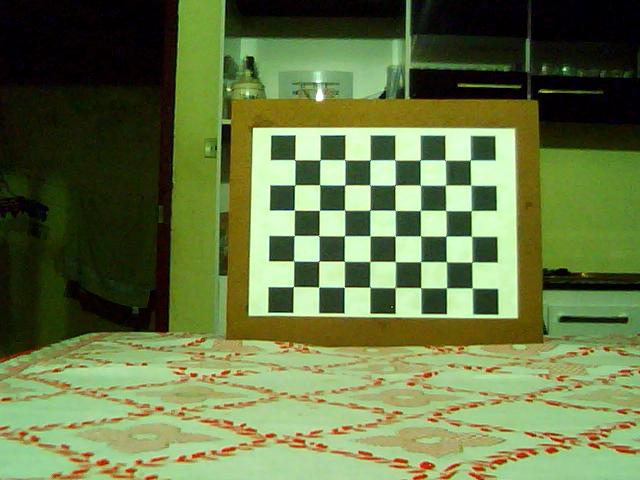
#> input picture source/1_left.jpg, 640 x 480 px; the run also reads 1 picture not shown here
$ python stereoBM.py
#> lines starting #> are read from the running program, lines starting #| are printed output that depends on the picture; after the words box and inside, x2 and y2 are one past the last pixel; in counts of white or black regions, pixels touching at a corner belong together
import cv2
import numpy as np
import matplotlib.pyplot as plt


def compute_stereoBM(left_image_path, right_image_path, num_disparities=16, block_size=15):
    """
    Compute the disparity map using OpenCV's StereoBM algorithm.

    :param left_image_path: Path to the left image
    :param right_image_path: Path to the right image
    :param num_disparities: Number of disparities (must be divisible by 16)
    :param block_size: Block size for matching (must be odd)
    :return: Normalized disparity map
    """
#> called with left_image_path = 'source/1_left.jpg', right_image_path = 'source/1_right.jpg', num_disparities = 16, block_size = 15
    # Load images in grayscale
    left_img = cv2.imread(left_image_path, cv2.IMREAD_GRAYSCALE)
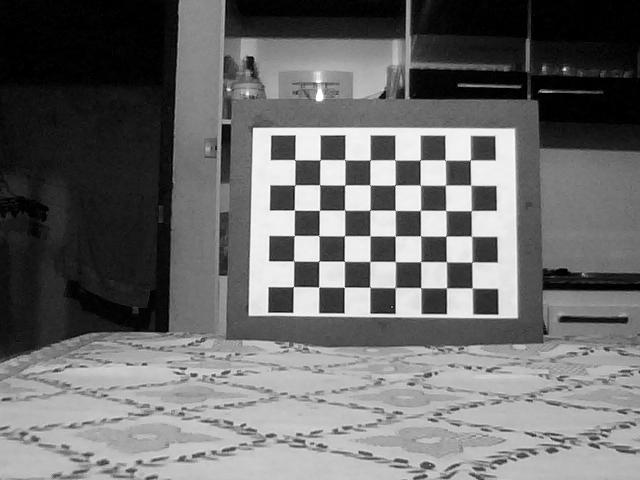
#> left_img: shape (480, 640); min 0, max 255, mean 107.6
    right_img = cv2.imread(right_image_path, cv2.IMREAD_GRAYSCALE)

    if left_img is None or right_img is None:
        raise ValueError("Error loading images. Check file paths.")

    # Display Left and Right Images as Subplots
    fig, axes = plt.subplots(1, 2, figsize=(10, 5))
    axes[0].imshow(left_img, cmap="gray")
    axes[0].set_title("Left Image")
    axes[0].axis("off")

    axes[1].imshow(right_img, cmap="gray")
    axes[1].set_title("Right Image")
    axes[1].axis("off")

    plt.show()
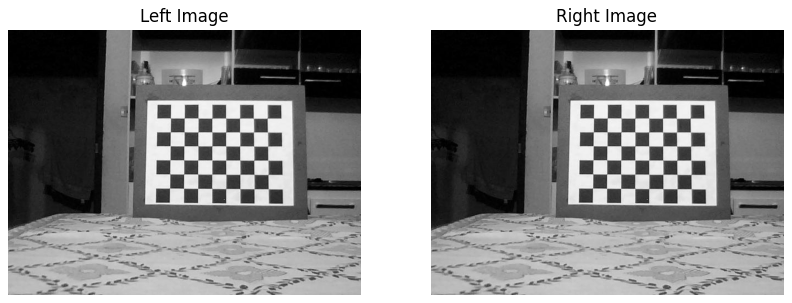
#> figure drawn by matplotlib, 2 panels

    # Create StereoBM object
    stereo = cv2.StereoBM_create(numDisparities=num_disparities, blockSize=block_size)

    # Compute disparity map
    disparity = stereo.compute(left_img, right_img)
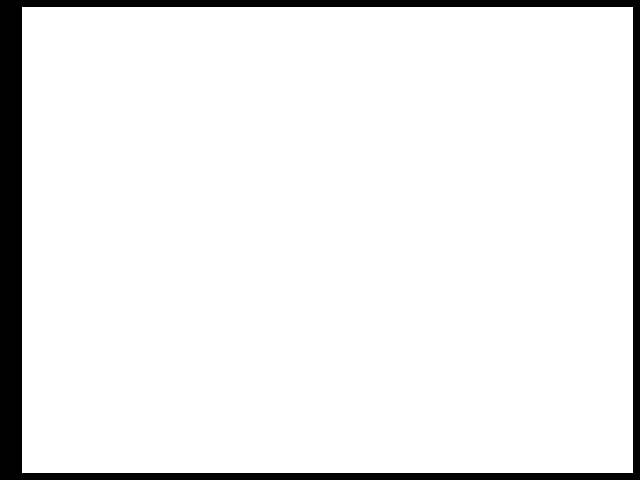
#> disparity: shape (480, 640) int16; values -16 (black) and 0 (white), 92.7% white; 1 black region, box (x1, y1, x2, y2) and area: (0, 0, 640, 480) 22474

    # Normalize for better visualization
    disparity_normalized = cv2.normalize(disparity, None, alpha=0, beta=255, norm_type=cv2.NORM_MINMAX)
    disparity_normalized = np.uint8(disparity_normalized)

    return disparity_normalized


if __name__ == "__main__":
    left_image_path = "source/1_left.jpg"   # Update with actual path
    right_image_path = "source/1_right.jpg" # Update with actual path

    # Compute the depth map using StereoBM
    depth_map = compute_stereoBM(left_image_path, right_image_path)

    # Display the depth map
    cv2.imshow("Depth Map - StereoBM", depth_map)
    cv2.waitKey(0)
    cv2.destroyAllWindows()

    # Optionally save the depth map
    cv2.imwrite("depth_map_stereoBM.jpg", depth_map)
